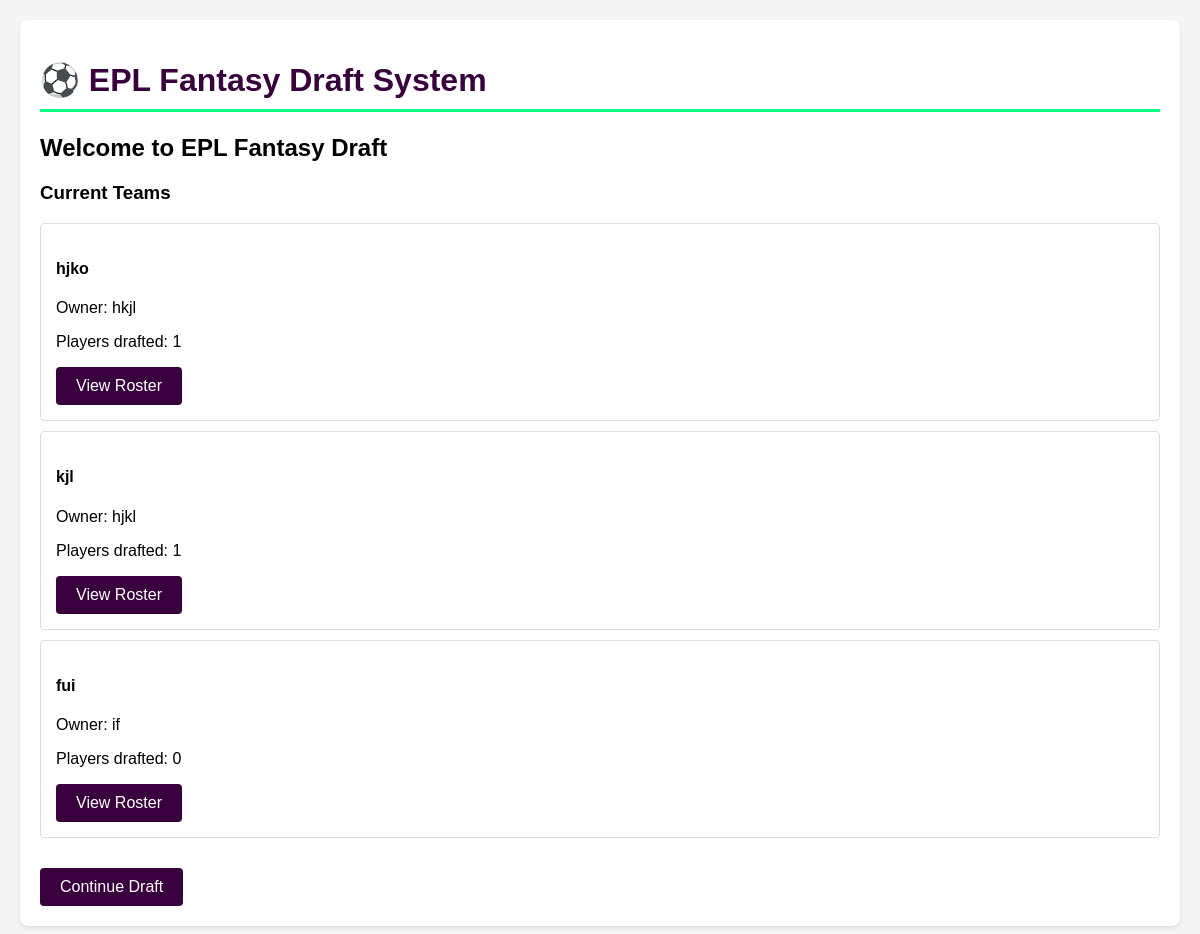
Before: / with the older database file.
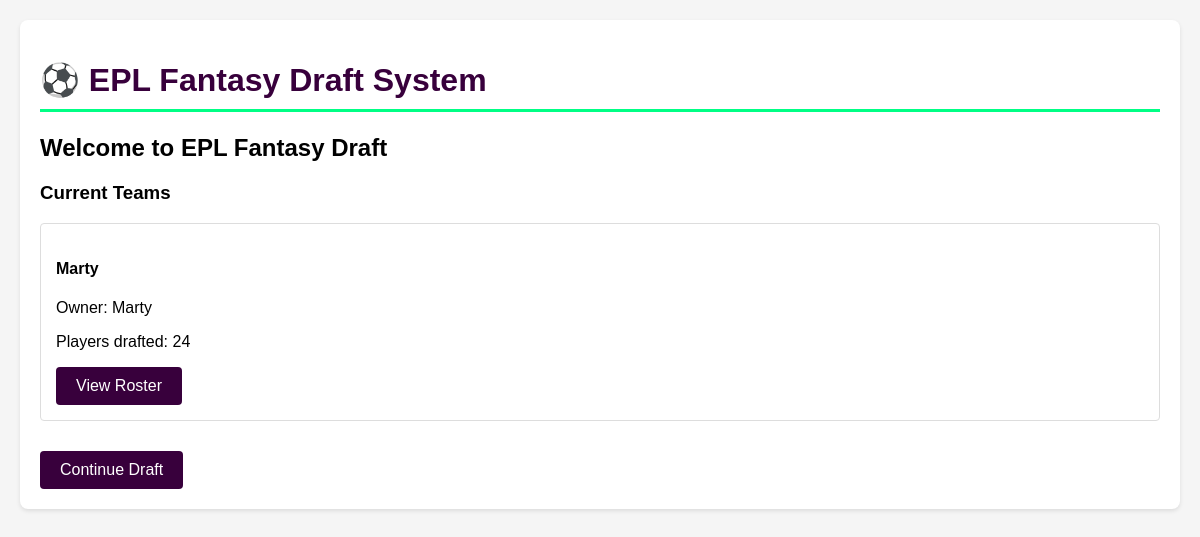
After: the same page with the newer database file.
### app.py (models this page shows, shortened)
class DraftTeam(db.Model):
    id = db.Column(db.Integer, primary_key=True)
    name = db.Column(db.String(100), nullable=False)
    owner = db.Column(db.String(100), nullable=False)
    players = db.relationship('Player', backref='draft_team', lazy=True)

### app.py (the view)
@app.route('/')
def index():
    teams = DraftTeam.query.all()
    draft = Draft.query.first()
    return render_template('index.html', teams=teams, draft=draft)

### templates/index.html
{% extends "base.html" %}
{% block content %}
<h2>Welcome to EPL Fantasy Draft</h2>
{% if teams %}
    <h3>Current Teams</h3>
    <div class="teams-list">
        {% for team in teams %}
        <div class="team-card" style="border: 1px solid #ddd; padding: 15px; margin: 10px 0; border-radius: 4px;">
            <h4>{{ team.name }}</h4>
            <p>Owner: {{ team.owner }}</p>
            <p>Players drafted: {{ team.players|length }}</p>
            <a href="{{ url_for('view_team', team_id=team.id) }}" class="btn">View Roster</a>
        </div>
        {% endfor %}
    </div>
    {% if draft and draft.is_active %}
        <a href="{{ url_for('draft') }}" class="btn" style="margin-top: 20px;">Continue Draft</a>
    {% endif %}
{% else %}
    <p>No teams created yet.</p>
    <a href="{{ url_for('setup') }}" class="btn">Start New Draft</a>
{% endif %}
{% endblock %}

### templates/base.html (shortened to what this page needs)
<!DOCTYPE html>
<html>
<head>
</head>
<body>
    <div class="container">
        <h1>⚽ EPL Fantasy Draft System</h1>
        {% block content %}{% endblock %}
    </div>
</body>
</html>

### templates/base.html (style rules this page uses)
body { font-family: Arial, sans-serif; margin: 0; padding: 20px; background-color: #f5f5f5; }
.container { max-width: 1200px; margin: 0 auto; background-color: white; padding: 20px; border-radius: 8px; box-shadow: 0 2px 4px rgba(0,0,0,0.1); }
h1 { color: #38003c; border-bottom: 3px solid #00ff85; padding-bottom: 10px; }
.btn { background-color: #38003c; color: white; padding: 10px 20px; border: none; border-radius: 4px; cursor: pointer; text-decoration: none; display: inline-block; }

Changed rows visible on the page:
removed DraftTeam: name "hjko", owner "hkjl", players|length "1"
removed DraftTeam: name "kjl", owner "hjkl", players|length "1"
removed DraftTeam: name "fui", owner "if", players|length "0"
added DraftTeam: name "Marty", owner "Marty", players|length "24"
